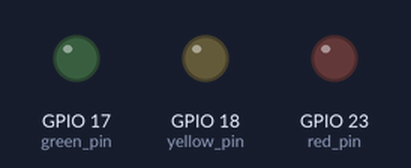
Bench run of a program on a simulated Raspberry Pi (BCM pin numbers). Shown: output pins drawn as LEDs (lit = HIGH).

Above: at 0.2 s.
At 2.35 s:
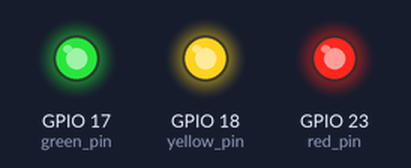
Timing chart, 0 to 3.0 s (numbered marks = the images above):
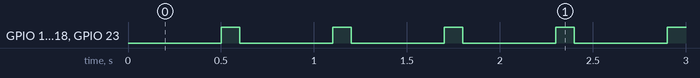

Measured:
- by itself, GPIO 17 (green_pin), GPIO 18 (yellow_pin), GPIO 23 (red_pin): alternates HIGH for 0.10 s and LOW for 0.50 s

The program:

led_yellow.py
```python
import RPi.GPIO as GPIO
import time

green_pin = 17
yellow_pin = 18
red_pin = 23

GPIO.setmode(GPIO.BCM)
GPIO.setup(yellow_pin, GPIO.OUT, initial=GPIO.HIGH)
GPIO.setup(red_pin, GPIO.OUT, initial=GPIO.HIGH)
GPIO.setup(green_pin, GPIO.OUT, initial=GPIO.HIGH)

while True:

    GPIO.output(green_pin, GPIO.LOW)
    GPIO.output(yellow_pin, GPIO.LOW)
    GPIO.output(red_pin, GPIO.LOW)
    time.sleep(0.5)
    GPIO.output(green_pin, GPIO.HIGH)
    GPIO.output(yellow_pin, GPIO.HIGH)
    GPIO.output(red_pin, GPIO.HIGH)
    time.sleep(0.1)

GPIO.cleanup()
```
